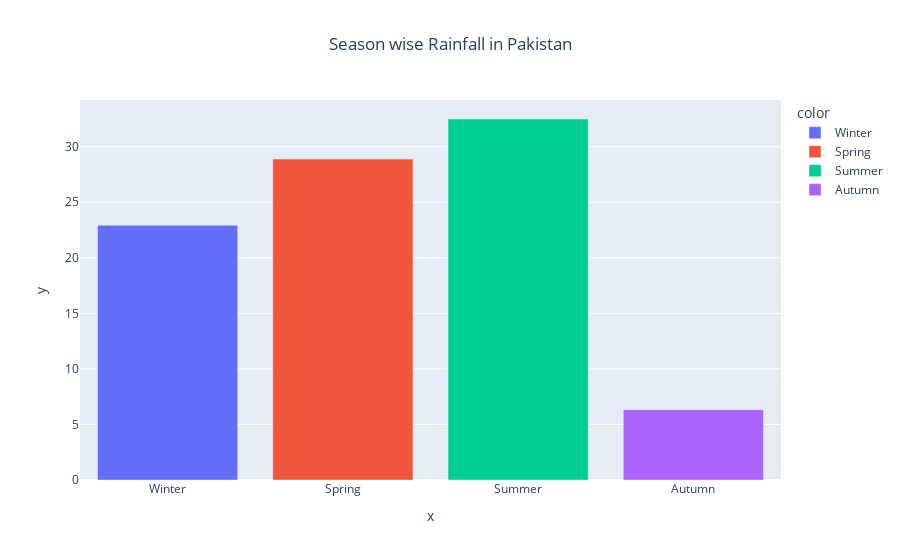

Notebook source saved alongside this figure:
### Code cell
y=data.mean()
x=data.columns
fig = px.bar(x=x,y=y,color=x,title='Season wise Rainfall in Pakistan')
fig.update(layout=dict(title=dict(x=0.5)))
fig.show()

### Figure 1 — Plotly figure (JSON) as saved in the notebook; plotly's stock layout.template omitted (floating-point values rounded to 4 significant figures)
{"data": [{"alignmentgroup": "True", "hovertemplate": "color=Winter<br>x=%{x}<br>y=%{y}<extra></extra>", "legendgroup": "Winter", "marker": {"color": "#636efa"}, "name": "Winter", "offsetgroup": "Winter", "orientation": "v", "showlegend": true, "textposition": "auto", "type": "bar", "x": ["Winter"], "xaxis": "x", "y": [22.94], "yaxis": "y"}, {"alignmentgroup": "True", "hovertemplate": "color=Spring<br>x=%{x}<br>y=%{y}<extra></extra>", "legendgroup": "Spring", "marker": {"color": "#EF553B"}, "name": "Spring", "offsetgroup": "Spring", "orientation": "v", "showlegend": true, "textposition": "auto", "type": "bar", "x": ["Spring"], "xaxis": "x", "y": [28.89], "yaxis": "y"}, {"alignmentgroup": "True", "hovertemplate": "color=Summer<br>x=%{x}<br>y=%{y}<extra></extra>", "legendgroup": "Summer", "marker": {"color": "#00cc96"}, "name": "Summer", "offsetgroup": "Summer", "orientation": "v", "showlegend": true, "textposition": "auto", "type": "bar", "x": ["Summer"], "xaxis": "x", "y": [32.49], "yaxis": "y"}, {"alignmentgroup": "True", "hovertemplate": "color=Autumn<br>x=%{x}<br>y=%{y}<extra></extra>", "legendgroup": "Autumn", "marker": {"color": "#ab63fa"}, "name": "Autumn", "offsetgroup": "Autumn", "orientation": "v", "showlegend": true, "textposition": "auto", "type": "bar", "x": ["Autumn"], "xaxis": "x", "y": [6.328], "yaxis": "y"}], "layout": {"barmode": "relative", "legend": {"title": {"text": "color"}, "tracegroupgap": 0}, "title": {"text": "Season wise Rainfall in Pakistan", "x": 0.5}, "xaxis": {"anchor": "y", "domain": [0, 1], "title": {"text": "x"}}, "yaxis": {"anchor": "x", "domain": [0, 1], "title": {"text": "y"}}}}
